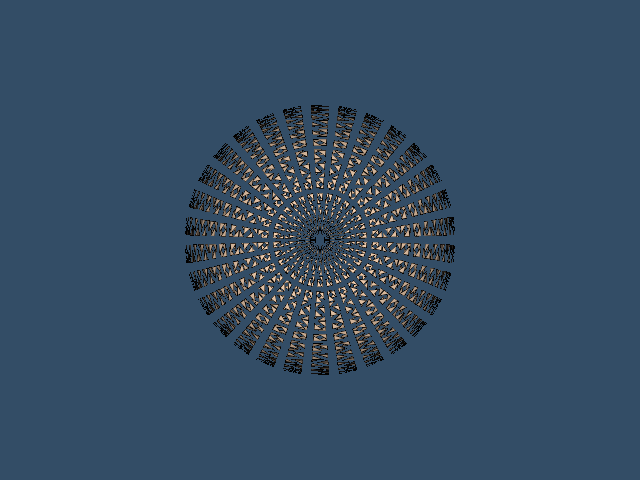

Generate this figure with Python:
#!/usr/bin/env python

# Shrink the cells of a sphere toward their centroids using
# vtkShrinkPolyData, revealing the individual polygonal faces.

# Factory overrides: importing these modules registers the OpenGL rendering
# and interaction style implementations for vtkRenderingCore factory classes.
import vtkmodules.vtkInteractionStyle  # noqa: F401
import vtkmodules.vtkRenderingOpenGL2  # noqa: F401
# VTK pipeline classes used in this example
from vtkmodules.vtkFiltersGeneral import vtkShrinkPolyData
from vtkmodules.vtkFiltersSources import vtkSphereSource
from vtkmodules.vtkRenderingCore import (
    vtkActor,
    vtkPolyDataMapper,
    vtkRenderWindow,
    vtkRenderWindowInteractor,
    vtkRenderer,
)

# Colors (normalized RGB)
peach_puff_rgb = (1.0, 0.855, 0.725)
background_rgb = (0.2, 0.3, 0.4)

# Source: generate a sphere
sphere_source = vtkSphereSource()
sphere_source.SetThetaResolution(30)
sphere_source.SetPhiResolution(30)

# Filter: shrink each cell toward its centroid by 50%
shrink_filter = vtkShrinkPolyData()
shrink_filter.SetInputConnection(sphere_source.GetOutputPort())
shrink_filter.SetShrinkFactor(0.5)

# Mapper: map the shrunk cells to graphics primitives
mapper = vtkPolyDataMapper()
mapper.SetInputConnection(shrink_filter.GetOutputPort())

# Actor: assign the mapped geometry with visible edges
actor = vtkActor()
actor.SetMapper(mapper)
actor.GetProperty().SetColor(peach_puff_rgb)
actor.GetProperty().EdgeVisibilityOn()

# Renderer: assemble the scene
renderer = vtkRenderer()
renderer.AddActor(actor)
renderer.SetBackground(background_rgb)

# Render window: display the rendered scene
render_window = vtkRenderWindow()
render_window.AddRenderer(renderer)
render_window.SetWindowName("shrink")
render_window.SetMultiSamples(0)
render_window.SetSize(640, 480)

# Interactor: handle mouse and keyboard events
render_window_interactor = vtkRenderWindowInteractor()
render_window_interactor.SetRenderWindow(render_window)

# Scene: configure the camera
renderer.ResetCamera()

# Start: launch the interactive visualization
render_window_interactor.Initialize()
render_window_interactor.Start()
